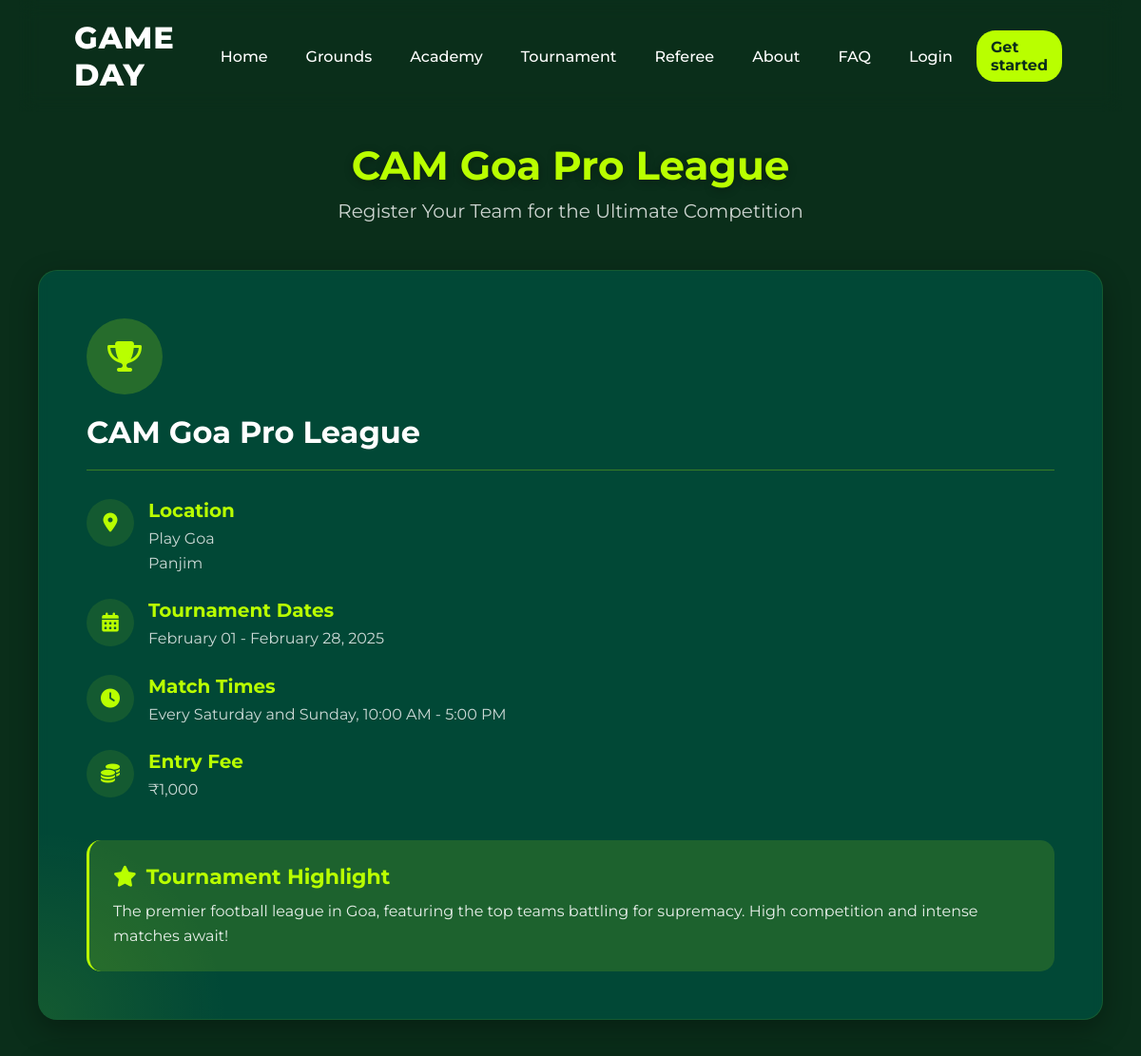
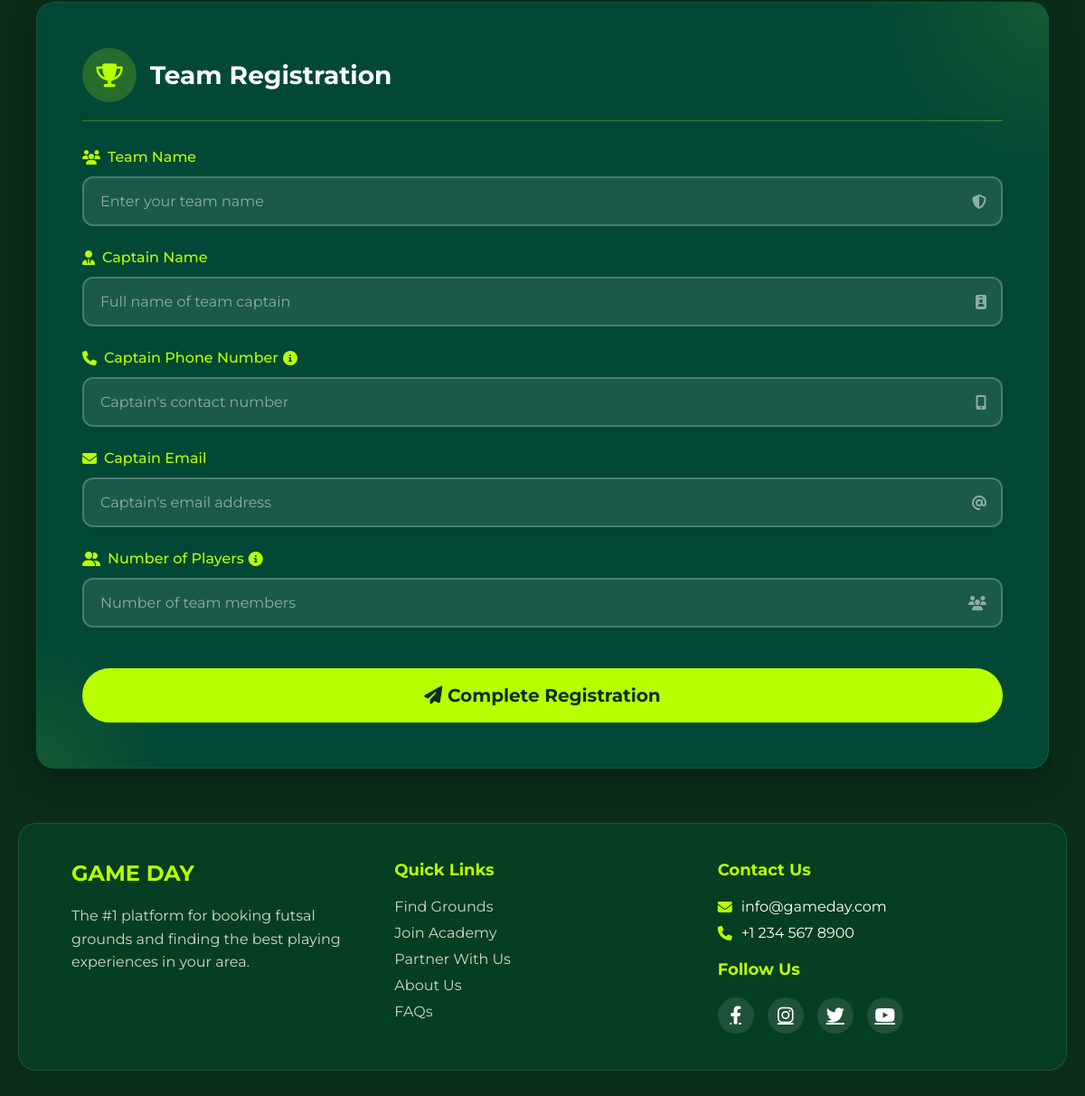
The page /tournregispage.php?tr_id=t_001 on the database its author committed (2 pictures, top to bottom).
### tables this page shows
CREATE TABLE `tournaments` (
  `tr_id` varchar(255) NOT NULL,
  `tr_schedule` varchar(255) DEFAULT NULL,
  `start_date` date DEFAULT NULL,
  `end_date` date DEFAULT NULL,
  `venue_id` varchar(255) DEFAULT NULL,
  `tr_name` varchar(255) DEFAULT NULL,
  `ac_id` varchar(10) DEFAULT NULL,
  `img_url` varchar(255) DEFAULT NULL,
  `description` text DEFAULT NULL,
  `entry_fee` decimal(10,2) DEFAULT NULL,
  `prize` decimal(10,2) DEFAULT NULL
);

CREATE TABLE `venue` (
  `venue_id` varchar(255) NOT NULL,
  `venue_nm` varchar(255) DEFAULT NULL,
  `location` varchar(255) DEFAULT NULL,
  `availability` tinyint(1) DEFAULT NULL,
  `price` double DEFAULT NULL,
  `size` varchar(255) DEFAULT NULL,
  `turf_img` varchar(255) DEFAULT NULL,
  `description` text DEFAULT NULL,
  `amenity1` varchar(255) DEFAULT NULL,
  `amenity2` varchar(255) DEFAULT NULL,
  `amenity3` varchar(255) DEFAULT NULL
);

### tournregispage.php (the view, shortened to what this page needs)
<?php
include 'header.php';
include 'db.php';
$tr_id = isset($_GET['tr_id']) ? $_GET['tr_id'] : null;
$tournament_sql = "SELECT t.tr_id, t.tr_name, t.start_date, t.end_date, t.tr_schedule,
                         t.entry_fee, t.description, t.img_url, v.venue_nm, v.location
                  FROM tournaments t
                  LEFT JOIN venue v ON t.venue_id = v.venue_id
                  WHERE t.tr_id = ?";
$stmt = $conn->prepare($tournament_sql);
$stmt->bind_param("s", $tr_id);
$stmt->execute();
$result = $stmt->get_result();
$tournament = $result->fetch_assoc();
?>
<!DOCTYPE html>
<html lang="en">
<head>
    <link rel="stylesheet" href="https://cdnjs.cloudflare.com/ajax/libs/font-awesome/6.4.0/css/all.min.css">
    <link rel="stylesheet" href="CSS/main.css">
    <link rel="stylesheet" href="CSS/tournregis.css">
</head>
<body>
    <div class="page-container">
        <div class="registration-header">
            <h1 class="registration-title"><?php echo htmlspecialchars($tournament['tr_name']); ?></h1>
            <p class="registration-subtitle">Register Your Team for the Ultimate Competition</p>
        </div>
        <div class="registration-container">
            <div class="tournament-info">
                <div class="tournament-decoration"></div>
                <div class="tournament-info-content">
                    <div class="tournament-icon">
                        <i class="fas fa-trophy"></i>
                    </div>
                    <h2 class="tournament-name"><?php echo htmlspecialchars($tournament['tr_name']); ?></h2>
                    <div class="tournament-detail">
                        <div class="detail-icon">
                            <i class="fas fa-map-marker-alt"></i>
                        </div>
                        <div class="detail-content">
                            <h3>Location</h3>
                            <p><?php echo htmlspecialchars($tournament['venue_nm']); ?></p>
                            <p><?php echo htmlspecialchars($tournament['location']); ?></p>
                        </div>
                    </div>
                    <div class="tournament-detail">
                        <div class="detail-icon">
                            <i class="fas fa-calendar-alt"></i>
                        </div>
                        <div class="detail-content">
                            <h3>Tournament Dates</h3>
                            <p><?php echo date('F d', strtotime($tournament['start_date'])); ?> - <?php echo date('F d, Y', strtotime($tournament['end_date'])); ?></p>
                        </div>
                    </div>
                    <div class="tournament-detail">
                        <div class="detail-icon">
                            <i class="fas fa-clock"></i>
                        </div>
                        <div class="detail-content">
                            <h3>Match Times</h3>
                            <p><?php echo htmlspecialchars($tournament['tr_schedule']); ?></p>
                        </div>
                    </div>
                    <div class="tournament-detail">
                        <div class="detail-icon">
                            <i class="fas fa-coins"></i>
                        </div>
                        <div class="detail-content">
                            <h3>Entry Fee</h3>
                            <p>₹<?php echo number_format($tournament['entry_fee']); ?></p>
                        </div>
                    </div>
                    <div class="tournament-highlight">
                        <h3 class="highlight-title"><i class="fas fa-star"></i> Tournament Highlight</h3>
                        <p class="hightlight-text">
                            <?php echo htmlspecialchars($tournament['description']); ?>
                        </p>
                    </div>
                </div>
            </div>
            <div class="card-container">
                <form class="registration-form" id="registrationForm" method="POST" action="">
                    <div class="form-decoration"></div>
                    <div class="form-header">
                        <div class="form-icon">
                            <i class="fas fa-trophy"></i>
                        </div>
                        <h2 class="form-title">Team Registration</h2>
                    </div>
                    <div class="form-group">
                        <label class="form-label"><i class="fas fa-users"></i> Team Name</label>
                        <div class="input-group">
                            <input type="text" name="team_name" class="form-input" placeholder="Enter your team name" required>
                            <i class="fas fa-shield-alt trailing-icon"></i>
                        </div>
                    </div>
                    <div class="form-group">
                        <label class="form-label"><i class="fas fa-user-tie"></i> Captain Name</label>
                        <div class="input-group">
                            <input type="text" name="captain_name" class="form-input" placeholder="Full name of team captain" required>
                            <i class="fas fa-id-badge trailing-icon"></i>
                        </div>
                    </div>
                    <div class="form-group">
                        <label class="form-label">
                            <i class="fas fa-phone"></i> Captain Phone Number
                            <div class="tooltip">
                                <i class="fas fa-info-circle"></i>
                            </div>
                        </label>
                        <div class="input-group">
                            <input type="tel" name="captain_phone" class="form-input" placeholder="Captain's contact number" required>
                            <i class="fas fa-mobile-alt trailing-icon"></i>
                        </div>
                    </div>
                    <div class="form-group">
                        <label class="form-label"><i class="fas fa-envelope"></i> Captain Email</label>
                        <div class="input-group">
                            <input type="email" name="captain_email" class="form-input" placeholder="Captain's email address" required>
                            <i class="fas fa-at trailing-icon"></i>
                        </div>
                    </div>
                    <div class="form-group">
                        <label class="form-label">
                            <i class="fas fa-user-friends"></i> Number of Players
                            <div class="tooltip">
                                <i class="fas fa-info-circle"></i>
                            </div>
                        </label>
                        <div class="input-group">
                            <input type="number" name="players_count" class="form-input" min="5" max="15" placeholder="Number of team members" required>
                            <i class="fas fa-users trailing-icon"></i>
                        </div>
                    </div>
                    <button type="submit" class="submit-button">
                        <i class="fas fa-paper-plane"></i> Complete Registration
                    </button>
                </form>
            </div>
        </div>
    </div>
    <footer>
        <div class="footer-col">
            <div class="footer-logo">GAME DAY</div>
            <p class="footer-text">The #1 platform for booking futsal grounds and finding the best playing experiences in your area.</p>
        </div>
        <div class="footer-col footer-links">
            <h3>Quick Links</h3>
            <ul>
                <li><a href="#">Find Grounds</a></li>
                <li><a href="#">Join Academy</a></li>
                <li><a href="#">Partner With Us</a></li>
                <li><a href="#">About Us</a></li>
                <li><a href="#">FAQs</a></li>
            </ul>
        </div>
        <div class="footer-col">
            <div class="contact">
                <h3>Contact Us</h3>
                <div class="contact-info">
                    <p><i class="fas fa-envelope"></i> info@gameday.com</p>
                    <p><i class="fas fa-phone"></i> +1 234 567 8900</p>
                </div>
            </div>
            <div class="social">
                <h3>Follow Us</h3>
                <div class="social-icons">
                    <a href="#"><i class="fab fa-facebook-f"></i></a>
                    <a href="#"><i class="fab fa-instagram"></i></a>
                    <a href="#"><i class="fab fa-twitter"></i></a>
                    <a href="#"><i class="fab fa-youtube"></i></a>
                </div>
            </div>
        </div>
    </footer>
</body>
</html>

### header.php (shortened to what this page needs)
<?php
function isLoggedIn() {
    return isset($_SESSION["user_email"]) && !empty($_SESSION["user_email"]);
}
?>
<nav class="navbar">
    <a href="#" class="logo">GAME DAY</a>
    <div class="nav-links">
        <a href="homepage.php">Home</a>
        <a href="grounds.php">Grounds</a>
        <a href="academy.php">Academy</a>
        <a href="tournament.php">Tournament</a>
        <a href="hire-referee.php">Referee</a>
        <a href="about.php">About</a>
        <a href="faq.php">FAQ</a>
        <?php if (isLoggedIn()): ?>
        <?php if (isAdmin()): ?>
            <a href="admin-dashboard.php"><i class="fa-solid fa-circle-user acc-icon"></i></a>
        <?php else: ?>
            <a href="userdashboard.php"><i class="fa-solid fa-circle-user acc-icon"></i></a>
        <?php endif; ?>
        <?php else: ?>
            <a href="login.php">Login</a>
            <a href="signup.php" class="cta-button">Get started</a>
        <?php endif; ?>
    </div>
</nav>

### CSS/main.css (style rules this page uses)
* { margin: 0; padding: 0; box-sizing: border-box; font-family: 'Montserrat', 'Arial', sans-serif; }
:root { --dark-green: #0a2e1a; --neon-green: #b9ff00; --dark-gray: #333; --translucent-bg: rgba(255, 255, 255, 0.1); }
body { background-color: #0a2e1a; color: white; overflow-x: hidden; padding: 0 20px; }
.navbar { display: flex; justify-content: space-between; align-items: center; padding: 20px 5%; background-color: transparent; position: sticky; top: 0; z-index: 100; backdrop-filter: blur(10px); -webkit-backdrop-filter: blur(10px); margin-bottom: 30px; }
.logo { font-size: 32px; font-weight: 800; color: white; text-decoration: none; letter-spacing: 1px; }
.nav-links { display: flex; align-items: center; }
.nav-links a { text-decoration: none; color: white; margin: 0 5px; padding: 8px 15px; border-radius: 20px; transition: all 0.3s ease; font-weight: 500; }
.cta-button { background-color: #b9ff00; color: #0a2e1a !important; font-weight: bold !important; padding: 10px 20px; border-radius: 30px; margin-left: 15px; transition: all 0.3s ease; }
footer { background-color: rgba(0, 100, 50, 0.3); padding: 40px 5%; display: grid; grid-template-columns: repeat(3, 1fr); gap: 30px; border-radius: 20px; margin: 0 auto 30px; max-width: 1400px; border: 1px solid rgba(255, 255, 255, 0.1); }
.footer-logo { font-size: 24px; font-weight: bold; color: #b9ff00; margin-bottom: 20px; }
.footer-text { max-width: 300px; line-height: 1.6; opacity: 0.8; }
.footer-links h3, .contact h3, .social h3 { margin-bottom: 20px; color: #b9ff00; font-size: 18px; }
.footer-links ul { list-style: none; }
.footer-links li { margin-bottom: 10px; }
.footer-links a { color: white; text-decoration: none; transition: all 0.3s ease; opacity: 0.8; }
.contact-info { margin-bottom: 20px; }
.contact-info p { margin-bottom: 10px; display: flex; align-items: center; }
.contact-info i { margin-right: 10px; color: #b9ff00; }
.social-icons { display: flex; gap: 15px; }
.social-icons a { color: white; font-size: 20px; transition: all 0.3s ease; background-color: rgba(255, 255, 255, 0.1); width: 40px; height: 40px; border-radius: 50%; display: flex; justify-content: center; align-items: center; }

### rows shown on the page
tournaments: tr_name "CAM Goa Pro League", venue.venue_nm "Play Goa", venue.location "Panjim", start_date "February 01", end_date "February 28, 2025", tr_schedule "Every Saturday and Sunday, 10:00 AM - 5:00 PM", entry_fee "1,000", description "The premier football league in Goa, featuring the top teams battling for supremacy. High competition and intense matches await!"
